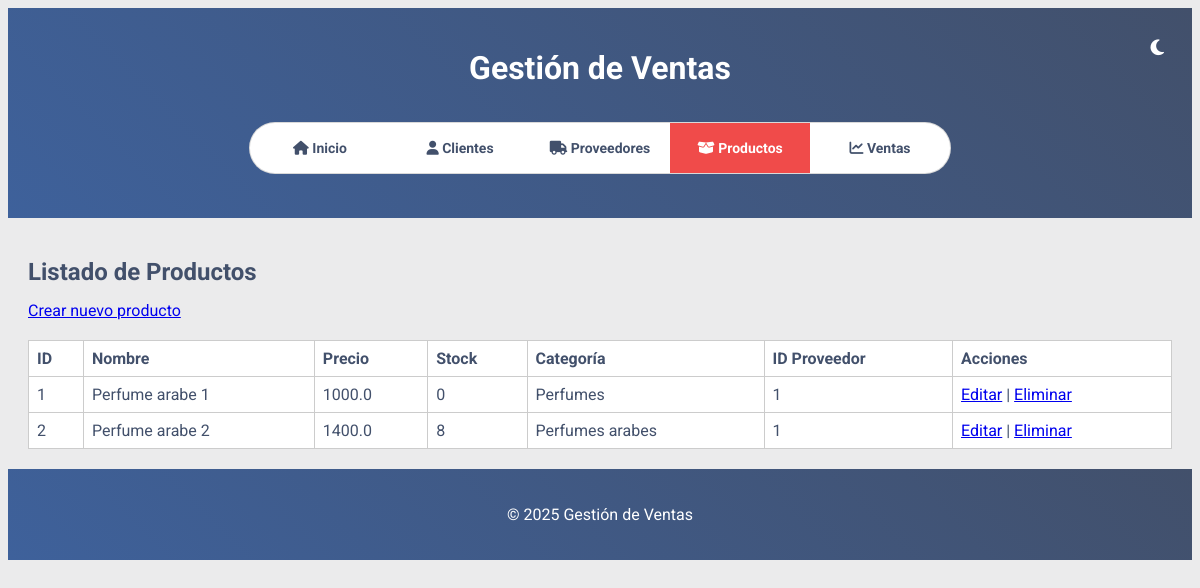
The app's page /productos/lista, older data.
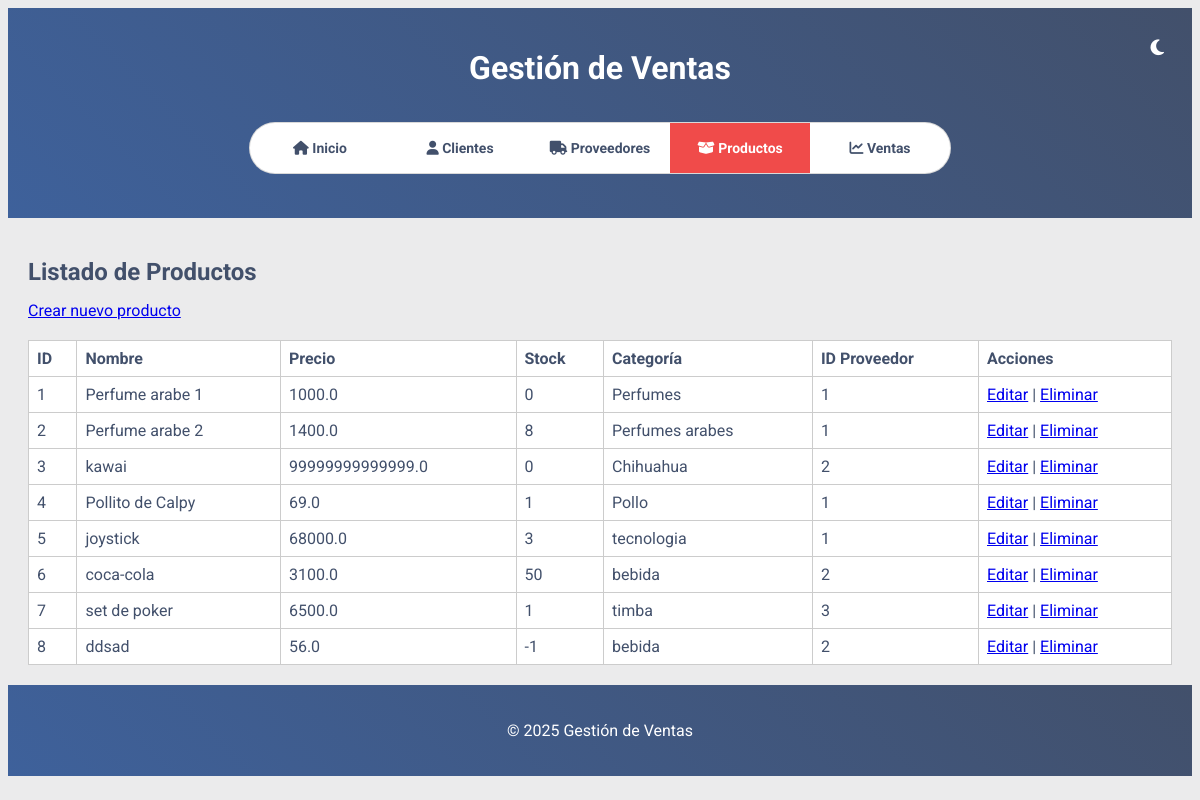
The same page, newer data.
### models/producto.py (models this page shows, shortened)
class Producto(db.Model):
    __tablename__ = 'productos'
    id = db.Column(db.Integer, primary_key=True)
    name = db.Column(db.String(50), nullable=False)
    precio = db.Column(db.Float, nullable=True)
    stock = db.Column(db.Integer, nullable=True)
    categoria = db.Column(db.String(50), nullable=False)
    proveedor_id = db.Column(db.Integer, db.ForeignKey('proveedores.id'), nullable=False)

### routes/productos.py (the view)
@bp.route('/lista', methods=['GET'])
def lista_productos():
    productos = get_all_productos()
    return render_template('productos/lista.html', productos=productos)

### services/productos_service.py (called while the page is built)
def get_all_productos():
    return Producto.query.all()

### templates/productos/lista.html (shortened to what this page needs)
{% extends "base.html" %}
{% block content %}
<h2>Listado de Productos</h2>
<a href="{{ url_for('productos.crear_producto_view') }}">Crear nuevo producto</a>
<table>
  <thead>
    <tr>
      <th>ID</th>
      <th>Nombre</th>
      <th>Precio</th>
      <th>Stock</th>
      <th>Categoría</th>
      <th>ID Proveedor</th>
      <th>Acciones</th>
    </tr>
  </thead>
  <tbody>
    {% for p in productos %}
    <tr>
      <td>{{ p.id }}</td>
      <td>{{ p.name }}</td>
      <td>{{ p.precio }}</td>
      <td>{{ p.stock }}</td>
      <td>{{ p.categoria }}</td>
      <td>{{ p.proveedor_id }}</td>
      <td>
        <a href="{{ url_for('productos.editar_producto_view', id=p.id) }}">Editar</a> |
        <a href="{{ url_for('productos.eliminar_producto_view', id=p.id) }}">Eliminar</a>
      </td>
    </tr>
    {% endfor %}
  </tbody>
</table>
{% endblock %}

### templates/base.html (shortened to what this page needs)
<!DOCTYPE html>
<html lang="es">
<head>
  <link rel="stylesheet" href="https://cdnjs.cloudflare.com/ajax/libs/font-awesome/6.4.0/css/all.min.css">
  <link rel="stylesheet" href="https://cdnjs.cloudflare.com/ajax/libs/toastr.js/latest/toastr.min.css">
  <link rel="stylesheet" href="{{ url_for('static', filename='styles.css') }}">
</head>
<body>
  <header>
    <h1>Gestión de Ventas</h1>
    <button id="toggleTheme" aria-label="Alternar modo oscuro" class="theme-toggle">
      <i class="fa-solid fa-moon"></i>
    </button>
    <nav aria-label="Menú principal">
      <div class="radio-input">
        <label for="radio1"><i class="fa-solid fa-house"></i> Inicio</label>
        <label for="radio2"><i class="fa-solid fa-user"></i> Clientes</label>
        <label for="radio3"><i class="fa-solid fa-truck"></i> Proveedores</label>
        <label for="radio4"><i class="fa-solid fa-box-open"></i> Productos</label>
        <label for="radio5"><i class="fa-solid fa-chart-line"></i> Ventas</label>
      </div>
    </nav>
  </header>
  <main>
    {% block content %}{% endblock %}
  </main>
  <footer>
    <p>&copy; 2025 Gestión de Ventas</p>
  </footer>
</body>
</html>

### static/styles.css (style rules this page uses)
:root { --color-dark-blue: #42506b; --color-red: #f04b4a; --color-mid-blue: #3e619b; --color-light: #ebebec; --font-family: 'Roboto', sans-serif; }
body { font-family: var(--font-family); background-color: var(--color-light); color: var(--color-dark-blue); transition: background-color 0.3s ease, color 0.3s ease; }
header, footer { background: linear-gradient(45deg, var(--color-mid-blue), var(--color-dark-blue)); color: #fff; text-align: center; padding: 20px; }
.theme-toggle { background: transparent; border: none; color: #fff; font-size: 18px; cursor: pointer; position: absolute; top: 20px; right: 20px; }
.radio-input { position: relative; width: 700px; margin: 20px auto; border-radius: 9999px; border: 1px solid rgba(0, 0, 0, 0.15); background-color: #fff; font-size: 0; display: inline-block; overflow: hidden; }
.radio-input label { display: inline-block; width: 20%; height: 50px; line-height: 50px; text-align: center; vertical-align: middle; color: var(--color-dark-blue); font-size: 14px; font-weight: bold; cursor: pointer; transition: background-color 0.3s, transform 0.3s, color 0.3s; box-sizing: border-box; }
#radio1:checked+label, #radio2:checked+label, #radio3:checked+label, #radio4:checked+label, #radio5:checked+label { background-color: var(--color-red); color: #fff; }
main { padding: 20px; }
table { width: 100%; border-collapse: collapse; margin-top: 20px; background-color: #fff; }
table, th, td { border: 1px solid #ccc; }
th, td { padding: 8px; text-align: left; }
button, input[type="submit"], input[type="button"] { background-color: var(--color-red); color: var(--color-light); border: none; padding: 10px 16px; cursor: pointer; font-weight: bold; margin-top: 8px; border-radius: 4px; }
h1, h2, h3 { margin-bottom: 15px; }

Row changes from the older to the newer data that the page shows:
added Producto: id "3", name "kawai", precio "99999999999999.0", stock "0", categoria "Chihuahua", proveedor_id "2"
added Producto: id "4", name "Pollito de Calpy", precio "69.0", stock "1", categoria "Pollo", proveedor_id "1"
added Producto: id "5", name "joystick", precio "68000.0", stock "3", categoria "tecnologia", proveedor_id "1"
added Producto: id "6", name "coca-cola", precio "3100.0", stock "50", categoria "bebida", proveedor_id "2"
added Producto: id "7", name "set de poker", precio "6500.0", stock "1", categoria "timba", proveedor_id "3"
added Producto: id "8", name "ddsad", precio "56.0", stock "-1", categoria "bebida", proveedor_id "2"
